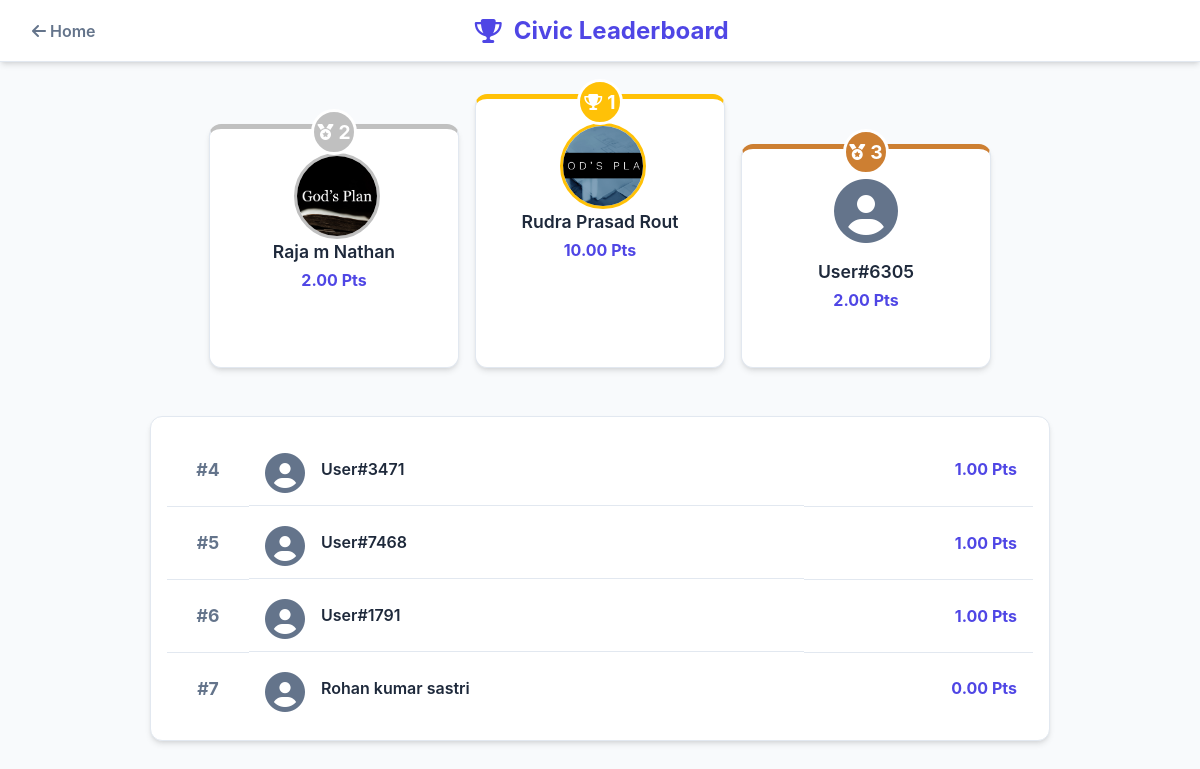
The app's page /leaderboard with its own data.
### tables this page shows
CREATE TABLE users (
                        id INTEGER PRIMARY KEY AUTOINCREMENT,
                        phone TEXT UNIQUE NOT NULL,
                        password TEXT NOT NULL
                    , name TEXT, profile_photo TEXT);

### Civicissueproject/tempCodeRunnerFile.py (the view)
@app.route("/leaderboard")
def leaderboard():
    conn = get_db_connection()
    users = conn.execute("SELECT phone, name, profile_photo FROM users").fetchall()
    leaderboard_data = []
    for user in users:
        complaints = conn.execute("SELECT status FROM complaints WHERE user_phone = ?", (user['phone'],)).fetchall()
        score = calculate_civic_score(complaints)
        user_display_name = user['name'] or f"User#{random.randint(1000, 9999)}"
        leaderboard_data.append({
            'name': user_display_name,
            'score': score,
            'profile_photo': user['profile_photo']
        })
    conn.close()
    sorted_leaderboard = sorted(leaderboard_data, key=lambda x: x['score'], reverse=True)[:10]
    return render_template("leaderboard.html", leaderboard=sorted_leaderboard)

### Civicissueproject/database.py (called while the page is built)
def get_db_connection():
    conn = sqlite3.connect(DB_NAME, check_same_thread=False)
    conn.row_factory = sqlite3.Row  # This lets you access columns by name (e.g., complaint['status'])
    return conn

### Civicissueproject/tempCodeRunnerFile.py (called while the page is built)
def calculate_civic_score(complaints):
    total = len(complaints)
    if total == 0:
        return 0
    rejected = sum(1 for c in complaints if (c['status'] or '').lower() == 'rejected')
    rejection_rate = rejected / total
    score = total * (1 - rejection_rate)
    return score

### Civicissueproject/templates/leaderboard.html (shortened to what this page needs)
<!DOCTYPE html>
<html lang="en">
<head>
    <link rel="stylesheet" href="https://cdnjs.cloudflare.com/ajax/libs/font-awesome/6.5.0/css/all.min.css">
    <link rel="stylesheet" href="{{ url_for('static', filename='css/leaderboard.css') }}">
</head>
<body>
    <header class="leaderboard-header">
        <a href="{{ url_for('home') }}" class="back-btn"><i class="fas fa-arrow-left"></i> <span data-translate="home_button">Home</span></a>
        <h1><i class="fas fa-trophy"></i> <span data-translate="leaderboard_heading">Civic Leaderboard</span></h1>
    </header>
    <main class="leaderboard-container">
        {% if leaderboard %}
        <section class="podium">
            {% if leaderboard|length > 1 %}
            <div class="podium-item rank-2">
                <div class="podium-rank">
                    <i class="fas fa-medal"></i>
                    <span>2</span>
                </div>
                <div class="user-avatar">
                    {% if leaderboard[1].profile_photo %}
                        <img src="{{ url_for('static', filename='profile_photos/' + leaderboard[1].profile_photo) }}" alt="{{ leaderboard[1].name }}">
                    {% else %}
                        <i class="fas fa-user-circle"></i>
                    {% endif %}
                </div>
                <div class="user-name">{{ leaderboard[1].name }}</div>
                <div class="user-score">{{ "%.2f"|format(leaderboard[1].score) }} <span data-translate="points_suffix">Pts</span></div>
            </div>
            {% endif %}
            <div class="podium-item rank-1">
                <div class="podium-rank">
                    <i class="fas fa-trophy"></i>
                    <span>1</span>
                </div>
                <div class="user-avatar">
                     {% if leaderboard[0].profile_photo %}
                        <img src="{{ url_for('static', filename='profile_photos/' + leaderboard[0].profile_photo) }}" alt="{{ leaderboard[0].name }}">
                    {% else %}
                        <i class="fas fa-user-circle"></i>
                    {% endif %}
                </div>
                <div class="user-name">{{ leaderboard[0].name }}</div>
                <div class="user-score">{{ "%.2f"|format(leaderboard[0].score) }} <span data-translate="points_suffix">Pts</span></div>
            </div>
            {% if leaderboard|length > 2 %}
            <div class="podium-item rank-3">
                <div class="podium-rank">
                    <i class="fas fa-medal"></i>
                    <span>3</span>
                </div>
                <div class="user-avatar">
                    {% if leaderboard[2].profile_photo %}
                        <img src="{{ url_for('static', filename='profile_photos/' + leaderboard[2].profile_photo) }}" alt="{{ leaderboard[2].name }}">
                    {% else %}
                        <i class="fas fa-user-circle"></i>
                    {% endif %}
                </div>
                <div class="user-name">{{ leaderboard[2].name }}</div>
                <div class="user-score">{{ "%.2f"|format(leaderboard[2].score) }} <span data-translate="points_suffix">Pts</span></div>
            </div>
            {% endif %}
        </section>
        {% if leaderboard|length > 3 %}
        <section class="rankings-list">
            <table>
                <tbody>
                    {% for user in leaderboard[3:] %}
                    <tr>
                        <td class="rank-cell">#{{ loop.index + 3 }}</td>
                        <td class="name-cell">
                            <div class="user-avatar-small">
                                {% if user.profile_photo %}
                                    <img src="{{ url_for('static', filename='profile_photos/' + user.profile_photo) }}" alt="{{ user.name }}">
                                {% else %}
                                    <i class="fas fa-user-circle"></i>
                                {% endif %}
                            </div>
                            <span>{{ user.name }}</span>
                        </td>
                        <td class="score-cell">{{ "%.2f"|format(user.score) }} <span data-translate="points_suffix">Pts</span></td>
                    </tr>
                    {% endfor %}
                </tbody>
            </table>
        </section>
        {% endif %}
        {% else %}
        <div class="empty-state">
            <i class="fas fa-users-slash"></i>
            <p data-translate="leaderboard_empty_message">The leaderboard is currently empty. Be the first to make an impact!</p>
        </div>
        {% endif %}
    </main>
</body>
</html>

### Civicissueproject/static/css/leaderboard.css (style rules this page uses)
:root { --primary-color: #4f46e5; --bg-color: #f8fafc; --card-bg: #ffffff; --border-color: #e2e8f0; --text-dark: #1e293b; --text-light: #64748b; --gold: #ffc107; --silver: #c0c0c0; --bronze: #cd7f32; --shadow-md: 0 4px 6px -1px rgb(0 0 0 / 0.1), 0 2px 4px -2px rgb(0 0 0 / 0.1); }
body { margin: 0; font-family: -apple-system, BlinkMacSystemFont, "Segoe UI", Roboto, sans-serif; background-color: var(--bg-color); color: var(--text-dark); }
.leaderboard-header { background-color: var(--card-bg); padding: 1rem 2rem; border-bottom: 1px solid var(--border-color); display: flex; justify-content: space-between; align-items: center; box-shadow: var(--shadow-md); }
.leaderboard-header h1 { font-size: 1.5rem; margin: 0; display: flex; align-items: center; gap: 0.75rem; color: var(--primary-color); }
.back-btn { text-decoration: none; color: var(--text-light); font-weight: 600; transition: color 0.2s ease; }
.leaderboard-container { max-width: 900px; margin: 2rem auto; padding: 0 1rem; }
.podium { display: flex; justify-content: center; align-items: flex-end; gap: 1rem; margin-bottom: 3rem; }
.podium-item { background-color: var(--card-bg); border-radius: 12px; padding: 1.5rem; width: 200px; text-align: center; border: 1px solid var(--border-color); box-shadow: var(--shadow-md); position: relative; transition: transform 0.3s ease; }
.podium-rank { position: absolute; top: -20px; left: 50%; transform: translateX(-50%); width: 40px; height: 40px; border-radius: 50%; display: flex; justify-content: center; align-items: center; font-weight: 700; color: white; font-size: 1.2rem; border: 3px solid white; }
.podium-rank i { font-size: 1rem; margin-right: 5px; }
.user-avatar { font-size: 4rem; color: var(--text-light); margin-bottom: 0.5rem; height: 80px; width: 80px; margin-left: auto; margin-right: auto; }
.user-avatar img { width: 100%; height: 100%; border-radius: 50%; object-fit: cover; border: 3px solid var(--border-color); }
.user-name { font-weight: 600; font-size: 1.1rem; }
.user-score { font-size: 1rem; color: var(--primary-color); font-weight: 700; margin-top: 0.5rem; }
.podium-item.rank-1 { order: 2; height: 220px; border-top: 5px solid var(--gold); }
.podium-item.rank-1 .podium-rank { background-color: var(--gold); }
.podium-item.rank-1 .user-avatar img { border-color: var(--gold); }
.podium-item.rank-2 { order: 1; height: 190px; border-top: 5px solid var(--silver); }
.podium-item.rank-2 .podium-rank { background-color: var(--silver); }
.podium-item.rank-2 .user-avatar img { border-color: var(--silver); }
.podium-item.rank-3 { order: 3; height: 170px; border-top: 5px solid var(--bronze); }
.podium-item.rank-3 .podium-rank { background-color: var(--bronze); }
.rankings-list { background-color: var(--card-bg); border-radius: 12px; padding: 1rem; border: 1px solid var(--border-color); box-shadow: var(--shadow-md); }
.rankings-list table { width: 100%; border-collapse: collapse; }
.rankings-list tr { transition: background-color 0.2s ease; }
.rankings-list td { padding: 1rem; border-bottom: 1px solid var(--border-color); vertical-align: middle; }
.rankings-list tr:last-child td { border-bottom: none; }
.rank-cell { font-weight: 700; font-size: 1.1rem; color: var(--text-light); text-align: center; width: 50px; }
.name-cell { display: flex; align-items: center; gap: 1rem; font-weight: 600; }
.user-avatar-small { width: 40px; height: 40px; font-size: 40px; color: var(--text-light); flex-shrink: 0; }
.score-cell { text-align: right; font-weight: 700; color: var(--primary-color); }

### records on screen
users: profile_photo (picture), name "Raja m Nathan"
users: profile_photo (picture), name "Rudra Prasad Rout"
users: name "Rohan kumar sastri", score "0.00"

### other values on screen
{{ "%.2f"|format(leaderboard[1].score) }} "2.00"
{{ "%.2f"|format(leaderboard[0].score) }} "10.00"
{{ leaderboard[2].name }} "User#6305"
{{ "%.2f"|format(leaderboard[2].score) }} "2.00"
{{ user.name }} "User#3471" "User#7468" "User#1791"
{{ "%.2f"|format(user.score) }} "1.00" "1.00" "1.00"
